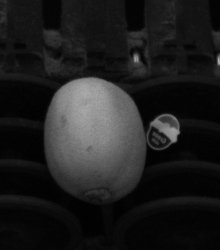
#> input picture fruit-inspection-images/final challenge/C0_000006.png, 220 x 250 px; its folder holds only this picture in this run
$ jupyter execute --allow-errors Task3.ipynb
#> lines starting #> are read from the running program, lines starting #| are printed output that depends on the picture; after the words box and inside, x2 and y2 are one past the last pixel; in counts of white or black regions, pixels touching at a corner belong together
### utils.py
import os
import matplotlib.pyplot as plt
import cv2 as cv

def show_image(color_images, gray_images):
    plt.figure(figsize=(15,10))
    i = 1

    for image in color_images:
        plt.subplot(2,len(color_images),i)
        plt.imshow(image[:,:,::-1])
        i += 1

    for image in gray_images:
        plt.subplot(2,len(color_images),i)
        plt.imshow(image, cmap = 'gray')
        i += 1
    plt.show()


def show_gray_image(gray_images):
    plt.figure(figsize=(15,5))
    i = 1
    for image in gray_images:
        plt.subplot(1,len(gray_images),i)
        plt.imshow(image, cmap = 'gray')
        i += 1
    plt.show()

# [13 lines left out: function cargar_imagenes, not called in this run]

### Task3.ipynb
## Final challenge: Kiwi inspection

In this last part I tried to identify from a group of images with healthy kiwis the one that presents defects, this in a more realistic environment since much more noise can be observed in the background which can alter our response, so the image preprocessing is crucial to obtain the desired results. So, let's start by reading all the images.

[cell 1]
import numpy as np
import cv2 as cv
import matplotlib.pyplot as plt
import os
import utils

[cell 2]
# Directorio de las imágenes
img_directory = 'fruit-inspection-images/final challenge/'

# Obtener una lista de nombres de archivo en el directorio
file_names = [file for file in os.listdir(img_directory) if os.path.isfile(os.path.join(img_directory, file))]

# Filtrar imágenes a color (C1) y blanco y negro (C0)
color_images = [cv.imread(os.path.join(img_directory, file), cv.IMREAD_COLOR) for file in file_names if 'C1_' in file]
gray_images = [cv.imread(os.path.join(img_directory, file), cv.IMREAD_GRAYSCALE) for file in file_names if 'C0_' in file]

# Verificar si las imágenes se cargaron correctamente
assert all(image is not None for image in color_images), "Error al leer las imágenes en color"
assert all(image is not None for image in gray_images), "Error al leer las imágenes en blanco y negro"

# Mostrar las imágenes utilizando matplotlib
#> (the rest of this cell did not finish here and is left out)

#> the loop in show_image, `for image in gray_images:` made 1 pass
#> after the loop in show_image, `for image in gray_images:`: i = 1

[cell 3]
# Aplicar desenfoque para reducir el ruido
gray_images = [cv.medianBlur(img, 9) for img in gray_images]
#> gray_images = 1 item
color_images = [cv.medianBlur(img, 9) for img in color_images]

# Mostrar las imágenes utilizando matplotlib
#> (the rest of this cell did not finish here and is left out)

#> after the loop in show_image, `for image in gray_images:`: i = 1

We directly apply the blur to eliminate the noise and then know the appropriate threshold value for binarization to obtain the appropriate mask.

[cell 4]
plt.figure(figsize=(15, 5))

for i, img in enumerate(gray_images):
    vals = img.flatten()
    plt.subplot(1,len(gray_images),i+1)
    plt.title("Image {0}".format(i+1))
    b, bins, patches = plt.hist(vals, 255)
    plt.xlim([0,255])
#> this loop made 1 pass

plt.show()
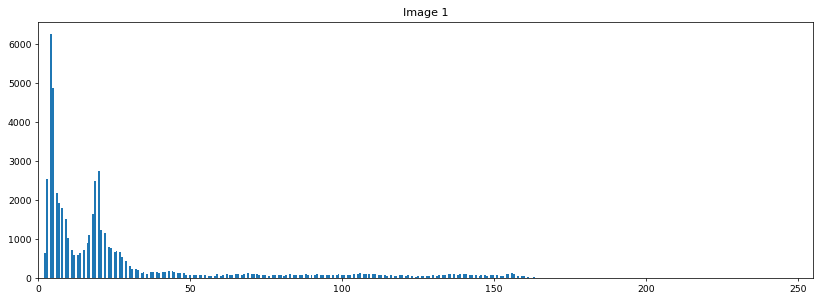
#> figure drawn by matplotlib, 1 panel; tallest bar 6252 high, from x = 3.91 to 4.54

As with the previous examples, we did not obtain a correct performance using the Otsu algorithm, so we chose the threshold value by observing the histogram, in this case we chose the value of 70. However, as can be seen in the image, the label present in the first image affects the performance of our algorithm, so it is essential to eliminate it, however, increasing the threshold value in this example is not enough.

[cell 5]
# Umbralizar la imagen
masks = []
i = 0;
for img in gray_images:
    ret, th1 = cv.threshold(img, 70, 255, cv.THRESH_BINARY)
    masks.append(th1)
#> this loop made 1 pass
#> pass 1, `ret, th1 = cv.threshold(img, 70, 255, cv.THRESH_BINARY)`:
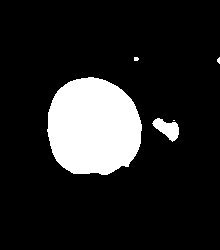
#> th1: shape (250, 220); 14.2% white; 5 white regions (3 under 20 px), largest, box (x1, y1, x2, y2) and area: (47, 77, 142, 175) 7423, (152, 118, 179, 142) 354
#> after the loop, masks = 1 item


utils.show_gray_image(masks)
#> the loop in show_gray_image, `for image in gray_images:` made 1 pass
#> i on pass 1: 2
#> after the loop in show_gray_image, `for image in gray_images:`: i = 2

Therefore, the morphological opening operation was used, which combines two basic operations, erosion followed by dilation, and which is quite useful to eliminate the noise generated by small objects such as in our case generated by the label. The kernel value had to be set to a high value (17x18) since the identified tag was quite large. The opening is denoted by:
$(A)=(A⊖B)⊕B$
where
* $A$ is the input image and
* $B$ is the structuring element.

[cell 6]
masks_final = []

for img in masks:
    kernel = cv.getStructuringElement(cv.MORPH_CROSS, (18, 18))
    opening = cv.morphologyEx(img, cv.MORPH_OPEN, kernel)
    masks_final.append(opening)
#> this loop made 1 pass
#> pass 1, `opening = cv.morphologyEx(img, cv.MORPH_OPEN, kernel)`:
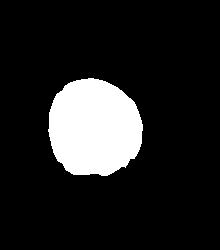
#> opening: shape (250, 220); 13.4% white; 1 white region, box (x1, y1, x2, y2) and area: (48, 78, 143, 176) 7359
#> after the loop, masks_final = 1 item

utils.show_gray_image(masks_final)
#> the loop in show_gray_image (call 2), `for image in gray_images:` made 1 pass

$ run again, on fruit-inspection-images/final challenge/C0_000010.png
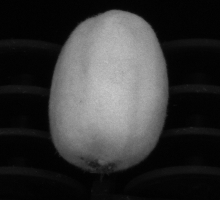
#> input picture fruit-inspection-images/final challenge/C0_000010.png, 220 x 200 px
#> the loop in show_image, `for image in gray_images:` made 1 pass
#> after the loop in show_image, `for image in gray_images:`: i = 1
#> gray_images = 1 item
#> after the loop in show_image, `for image in gray_images:`: i = 1
#> the loop `for i, img in enumerate(gray_images):` made 1 pass
#> the loop `for img in gray_images:` made 1 pass
#> pass 1, `ret, th1 = cv.threshold(img, 70, 255, cv.THRESH_BINARY)`:
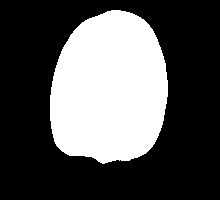
#> th1: shape (200, 220); 33.2% white; 1 white region, box (x1, y1, x2, y2) and area: (50, 10, 168, 164) 14607
#> after the loop `for img in gray_images:`: masks = 1 item
#> the loop in show_gray_image, `for image in gray_images:` made 1 pass
#> i on pass 1: 2
#> after the loop in show_gray_image, `for image in gray_images:`: i = 2
#> the loop `for img in masks:` made 1 pass
#> pass 1, `opening = cv.morphologyEx(img, cv.MORPH_OPEN, kernel)`:
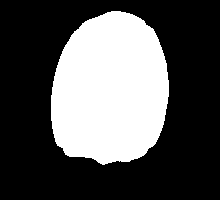
#> opening: shape (200, 220); 33.1% white; 1 white region, box (x1, y1, x2, y2) and area: (51, 11, 169, 165) 14578
#> after the loop `for img in masks:`: masks_final = 1 item
#> the loop in show_gray_image (call 2), `for image in gray_images:` made 1 pass

$ run again, on fruit-inspection-images/final challenge/C0_000007.png
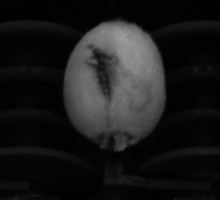
#> input picture fruit-inspection-images/final challenge/C0_000007.png, 220 x 200 px
#> the loop in show_image, `for image in gray_images:` made 1 pass
#> after the loop in show_image, `for image in gray_images:`: i = 1
#> gray_images = 1 item
#> after the loop in show_image, `for image in gray_images:`: i = 1
#> the loop `for i, img in enumerate(gray_images):` made 1 pass
#> the loop `for img in gray_images:` made 1 pass
#> pass 1, `ret, th1 = cv.threshold(img, 70, 255, cv.THRESH_BINARY)`:
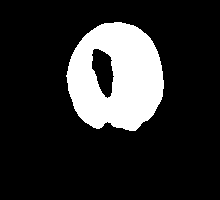
#> th1: shape (200, 220); 17.3% white; 1 white region, box (x1, y1, x2, y2) and area: (66, 22, 164, 131) 7612
#> after the loop `for img in gray_images:`: masks = 1 item
#> the loop in show_gray_image, `for image in gray_images:` made 1 pass
#> i on pass 1: 2
#> after the loop in show_gray_image, `for image in gray_images:`: i = 2
#> the loop `for img in masks:` made 1 pass
#> pass 1, `opening = cv.morphologyEx(img, cv.MORPH_OPEN, kernel)`:
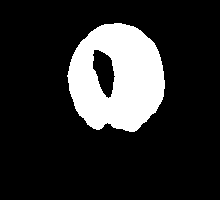
#> opening: shape (200, 220); 17.3% white; 1 white region, box (x1, y1, x2, y2) and area: (67, 23, 165, 132) 7592
#> after the loop `for img in masks:`: masks_final = 1 item
#> the loop in show_gray_image (call 2), `for image in gray_images:` made 1 pass
